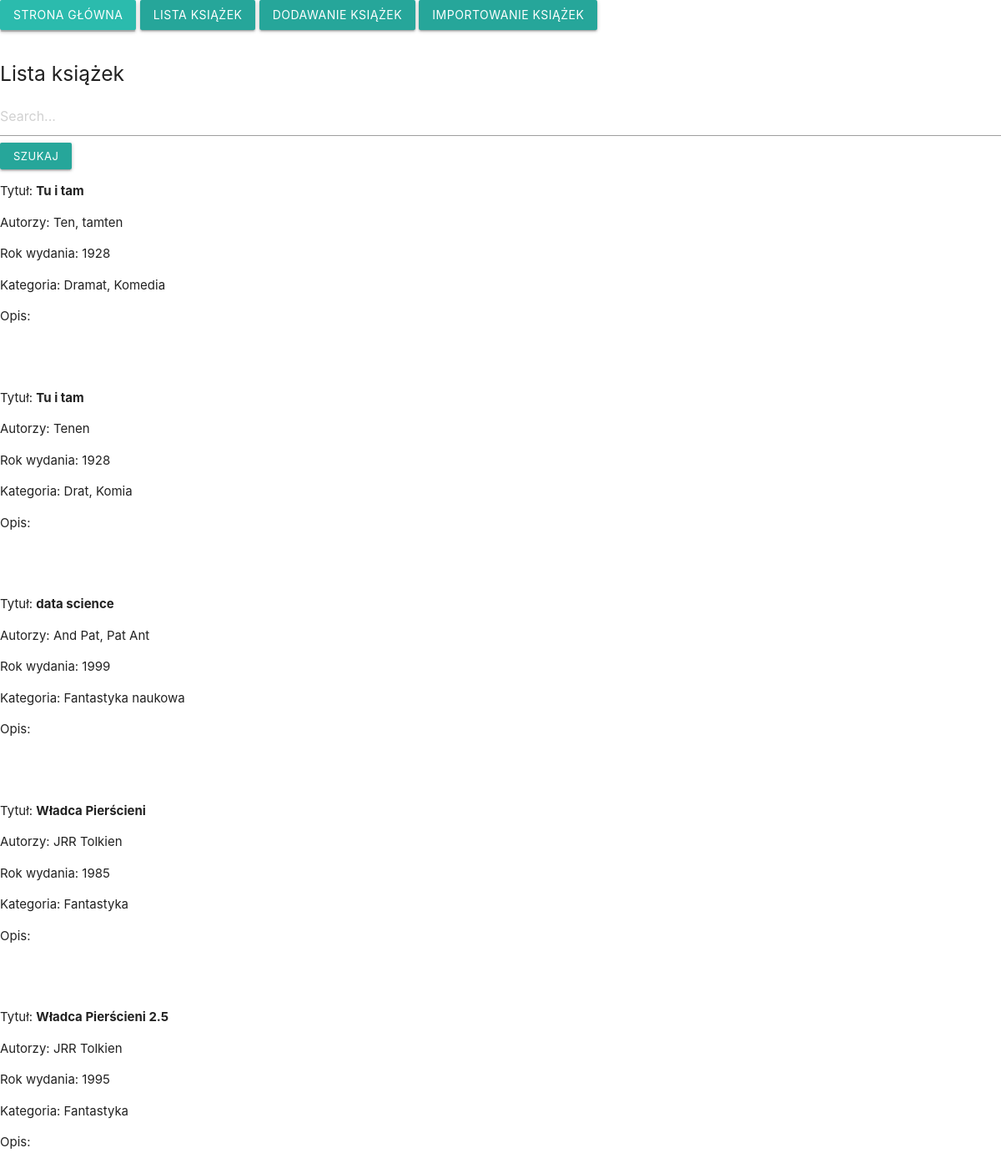
Screenshot of /list_of_books/ with the database file from the repository.
### warehouse/models.py (models this page shows, shortened)
class Book(models.Model):
    title = models.CharField(max_length=150)
    authors = models.CharField(max_length=100)
    publishedDate = models.IntegerField(null=True,
                                        validators=[util.not_negative])
    description = models.TextField()
    categories = models.CharField(max_length=200)

### warehouse/views.py (the view)
# urls.py: path('list_of_books/', views.listpage, name="list"),
def listpage(request):
    return render(request=request,
                  template_name='warehouse/list.html',
                  context={'books': Book.objects.all()})

### warehouse/templates/warehouse/list.html
{% extends "warehouse/header.html" %}
{% block content %}
<p><h5>Lista książek</h5></p>
    <form method="GET" action="{% url 'warehouse:search' %}" id="searchform">
        <input name="q" value="{{ request.GET.q }}" id="searchbox" type="text" placeholder="Search..."/>
        <button class="waves-effect waves-light btn-small" type='submit'>Szukaj</button>
    </form>
{% for boo in books %}
    <div><p>Tytuł: <b>{{boo.title}}</b></p>
    <p>Autorzy: {{boo.authors}}</p>
    <p>Rok wydania: {{boo.publishedDate}}</p>
    <p>Kategoria: {{boo.categories}}</p>
    <p>Opis: {{boo.desciption}}</p></div>
    <br><br>
{% endfor %}
{% endblock %}

### warehouse/templates/warehouse/header.html (shortened to what this page needs)
<head>
{% load static %}
<link rel="stylesheet" href="https://cdnjs.cloudflare.com/ajax/libs/materialize/1.0.0/css/materialize.min.css">
</head>
<body>
<a href='/' class="waves-effect waves-light btn">Strona główna</a>
<a href='/list_of_books/' class="waves-effect waves-light btn">Lista książek</a>
<a href='/add/' class="waves-effect waves-light btn">Dodawanie książek</a>
<a href='/import/' class="waves-effect waves-light btn">Importowanie książek</a>
<br><br>
{% block content %}
{% endblock %}
</body>

### rows the page displays
Book: title "Tu i tam", authors "Ten, tamten", publishedDate "1928", categories "Dramat, Komedia"
Book: title "Tu i tam", authors "Tenen", publishedDate "1928", categories "Drat, Komia"
Book: title "data science", authors "And Pat, Pat Ant", publishedDate "1999", categories "Fantastyka naukowa"
Book: title "Władca Pierścieni", authors "JRR Tolkien", publishedDate "1985", categories "Fantastyka"
Book: title "Władca Pierścieni 2.5", authors "JRR Tolkien", publishedDate "1995", categories "Fantastyka"
